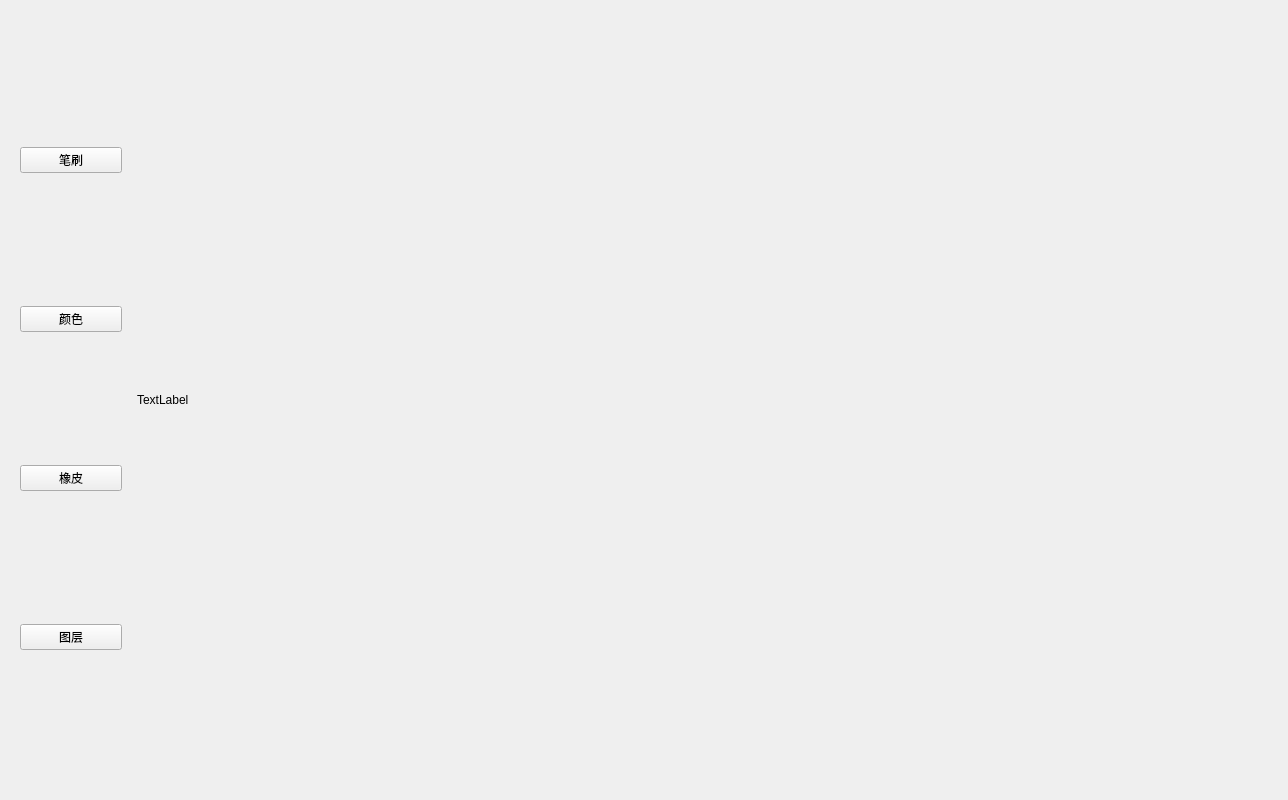
<?xml version="1.0" encoding="UTF-8"?>
<ui version="4.0">
 <class>Form</class>
 <widget class="QWidget" name="Form">
  <property name="geometry">
   <rect>
    <x>0</x>
    <y>0</y>
    <width>1288</width>
    <height>800</height>
   </rect>
  </property>
  <property name="windowTitle">
   <string>Form</string>
  </property>
  <layout class="QHBoxLayout" name="horizontalLayout">
   <item>
    <widget class="QWidget" name="widget" native="true">
     <property name="maximumSize">
      <size>
       <width>120</width>
       <height>16777215</height>
      </size>
     </property>
     <layout class="QVBoxLayout" name="verticalLayout">
      <item>
       <widget class="QPushButton" name="pushButton">
        <property name="text">
         <string>笔刷</string>
        </property>
       </widget>
      </item>
      <item>
       <widget class="QPushButton" name="pushButton_2">
        <property name="text">
         <string>颜色</string>
        </property>
       </widget>
      </item>
      <item>
       <widget class="QPushButton" name="pushButton_4">
        <property name="text">
         <string>橡皮</string>
        </property>
       </widget>
      </item>
      <item>
       <widget class="QPushButton" name="pushButton_3">
        <property name="text">
         <string>图层</string>
        </property>
       </widget>
      </item>
     </layout>
    </widget>
   </item>
   <item>
    <widget class="QLabel" name="label">
     <property name="text">
      <string>TextLabel</string>
     </property>
    </widget>
   </item>
  </layout>
 </widget>
 <resources/>
 <connections/>
</ui>
